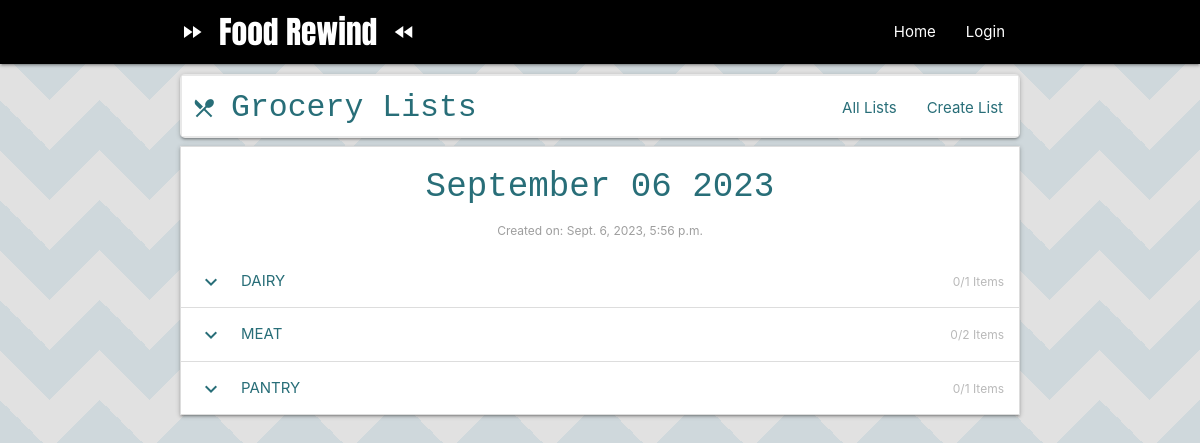
The app's page /groceries/1 with its own data.
### grocery_lists/models.py (models this page shows, shortened)
class GroceryList(models.Model):
    name = models.CharField(max_length=100, default=default_grocery_list_name(), unique=True)
    created_on = models.DateTimeField(auto_now=True)

class GroceryItem(models.Model):
    name = models.CharField(max_length=150, blank=False, null=False)
    grocery_list = models.ForeignKey('GroceryList', related_name='groceries', on_delete=models.CASCADE)
    category = models.CharField(max_length=200, choices=CATEGORY_CHOICES, default="UNCATEGORIZED")
    in_bag = models.BooleanField(default=False)
    is_favorite = models.BooleanField(default=False)

### grocery_lists/views.py (the view)
# urls.py: path('<int:pk>', views.DetailGroceryListView.as_view(), name="detail"),
class DetailGroceryListView(DetailView):
    model = GroceryList

### grocery_lists/templates/grocery_lists/grocerylist_detail.html (shortened to what this page needs)
{% extends "grocery_lists/base.html" %}
{% block content %}
{% regroup object.groceries.all|dictsort:"category" by category as category_list %}
<ul class="collapsible">
    <h4 class="center-align">{{object.name}}</h4>
    <p class="center-align"><label >Created on: {{object.created_on}}</label></p>
    {% for category in category_list %}
        <li>
            <div
            id='category-{{ forloop.counter0 }}'
            class="collapsible-header"
            >
                <i class="material-icons left">expand_more</i>
                <span class="category-title" id="id-{{category.grouper}}-title">{{category.grouper}}</span>
                <label class="item-count right"><span class="item-count-span" id="id-{{category.grouper}}-item-count">0</span>/<span id="id-{{category.grouper}}-total-count">{{category.list|length}}</span> Items</label>
            </div>
        </li>
    {% endfor %}
</ul>
{% endblock %}

### records on screen
GroceryList: name "September 06 2023", created_on "Sept. 6, 2023, 5:56 p.m."
GroceryItem: grouper "DAIRY"
GroceryItem: grouper "MEAT"
GroceryItem: grouper "PANTRY"

### other values on screen
{{ category.list|length }} "1" "2" "1"
